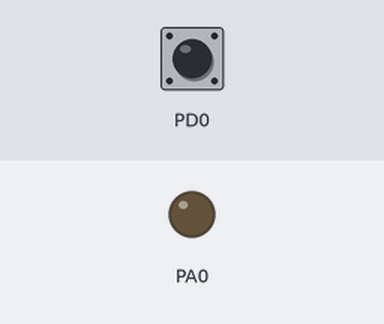
Bench run of a program on a simulated ATmega128, built with avr-gcc and emulated at 16 MHz. Shown: output pins drawn as LEDs (lit = HIGH). Inputs (shaded band) come from the test bench; at power-on: PD0 HIGH.

Above: at 1.2 s.
1.3 s: PD0 pulled LOW for 0.15 s
At 2.5 s:
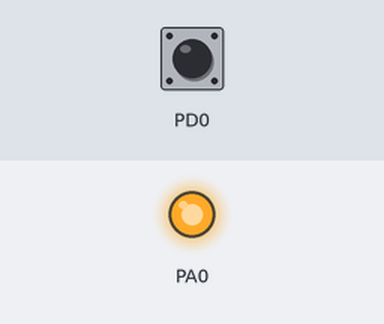
2.9 s: PD0 pulled LOW for 1 s
At 4.0 s:
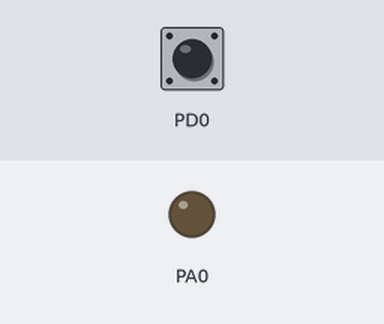
5.4 s: PD0 pulled LOW for 3.2 s
At 5.9 s:
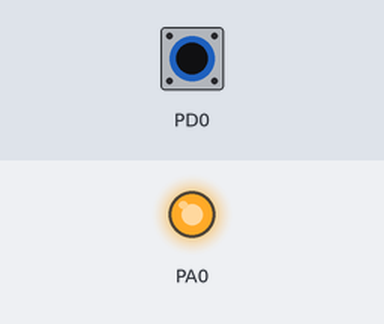
Timing chart, 0 to 8.4 s (numbered marks = the images above; inputs shaded):
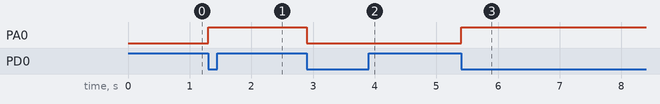

The program:

main.c
```c
/*
 * 0130_csharp_HMI.c
 *
 * Created: 2019-01-30 오전 11:24:59
 * Author : kccistc
 */

#define F_CPU 16000000L
#include <avr/io.h>
#include <avr/interrupt.h>
#include <util/delay.h>

// 인터럽트 사용
// 현재 LED 상태
volatile int _state = 0;

ISR(INT0_vect)
{
	_state = (_state + 1) % 2;
}

void INIT_PORT(void)
{
	DDRA |= 0x01;			// LED 포트 A의 1개핀만 출력으로 설정

	DDRD &= ~0x01;			// 버튼 포트 D의 1개핀만 입력으로 설정
	PORTD |= 0x01;			// 버튼 포트 D의 PD0은 내부 풀업 저항을 사용하도록 설정
}

void INIT_INT0(void)
{
	EIMSK |= (1 << INT0);			// INT0 인터럽트 활성화
	EICRA |= (1 << ISC01);			// 하강 에지에서 인터럽트 발생
	sei();							// 전역적으로 인터럽트 허용
}

int main(void)
{
	INIT_PORT();
	INIT_INT0();

    /* Replace with your application code */
    while (1)
    {
		// 버튼이 눌렀을때 LED 켜기 (풀업저항이기 때문에 LOW가 왔을때 처리)
		// if ((PIND & 0x01) >> 0 == 0){
		// 인터럽트로 처리
		if (_state == 1){
			PORTA = 0x01;
		}else{
			PORTA = 0x00;
		}
    }

	return 0;
}
```

Measured:
- after the input at 1.3 s, PA0: LOW → HIGH at once
- after the input at 2.9 s, PA0: HIGH → LOW at once
- after the input at 5.4 s, PA0: LOW → HIGH at once
